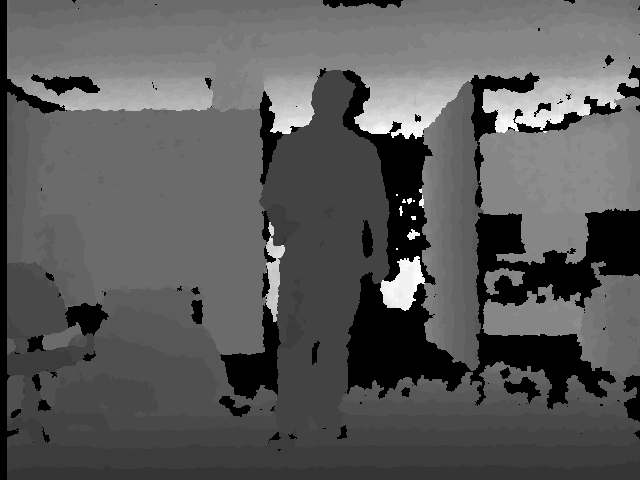
#> input picture task2/data/1.png, 640 x 480 px; its folder holds only this picture in this run
$ python Task2_2D.py
#> lines starting #> are read from the running program, lines starting #| are printed output that depends on the picture
#> further down, image is the input picture: shape (480, 640) uint16; min 0, max 9757, mean 3515.9
import os
import time
import random
import math
from timeit import default_timer as timer
from math import cos, sin, exp

import numpy as np
import cv2
import matplotlib.pyplot as plt
from mpl_toolkits.mplot3d import Axes3D


def camera_transform(image):
    """
    Return transform image for camera
    """
    img = np.zeros((image.shape[0], image.shape[1], 3))
    for y in range(image.shape[0]):
        for x in range(image.shape[1]):
            img[y][x] = np.array([(x - 320) / 575.5 * image[y, x],
                                  (240 - y) / 575.5 * image[y, x],
                                  image[y, x]])
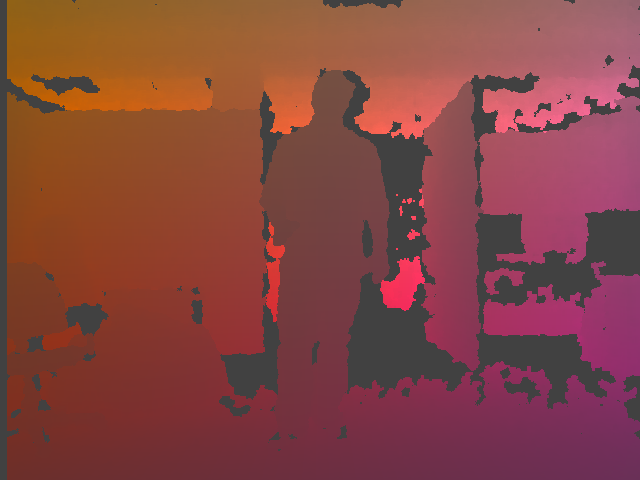
#> img: shape (480, 640, 3) float64; mean of channels 0, 1, 2 13.2, 218.2, 3515.9; drawn with min black and max white
    return img


def get_mb_floor_list(image):
    """
    image[y][x] - it is array of shape 3, where array[0] - real x,
                                                array[1] - real y,
                                                array[2] - real h
    """
    mb_floor_list = dict()

    for x in range(image.shape[1]):
        # image[:, x] - it is one line
        mb_floor_list[x] = list()
        h_ = 0
        for num, h in enumerate(image[::-1, x]):
            if h_ < h[2]:
                h_ = h[2]
                helper = list(h)
                helper.append(image.shape[0]-num)
                mb_floor_list[x].append(helper)
#> after the loop, helper = [3170, 1719.2, 5719, 68]

    return mb_floor_list


def find_two_px_max_line(pxs: list, num_iter: int, max_d: float):

    def get_random_px():
        return random.choice(pxs)

    def get_two_random_px(pxs):
        n1, n2 = random.randint(a=0, b=len(pxs)-1), random.randint(a=0, b=len(pxs)-1)
        while n1 == n2:
            n1, n2 = random.randint(a=0, b=len(pxs)-1), random.randint(a=0, b=len(pxs)-1)
        return pxs[n1], pxs[n2]

    def get_d(points: np.array, px: np.array):
        points, px = np.array(points), np.array(px[1:3])
        points = points[:, 1:3]
        if np.equal(points[0], px).all() or np.equal(points[0], px).all():
            return 0
        else:
            m = points[1] - points[0]
            n = np.array([m[1], -m[0]])
            c = -(n @ points[1])
            return abs(n @ px + c) / (n[0] ** 2 + n[1] ** 2) ** 0.5

    def get_counter_line(points, num_iter):
        iter_ = 0
        counter = 0
        points_set = list()
        while iter_ < num_iter:
            point = get_random_px()
            if max_d > get_d(points=points, px=point):
                counter += 1
                points_set.append(point)
            iter_ += 1
        return points_set, counter

    iter_ = 0
    max_count = 0
    max_points = None
    max_points_set = None
    while iter_ < num_iter:
        points = get_two_random_px(pxs=pxs)
        points_set, count = get_counter_line(points=points, num_iter=len(pxs)//10)
        if count > max_count:
            max_count = count
            max_points = points
            max_points_set = points_set
        iter_ += 1
    return max_points, max_points_set


def find_floor_2d(image):
    floor = list()
    img = camera_transform(image)
    mb_floor_list = get_mb_floor_list(img)
#> mb_floor_list = 640 items
    keys = mb_floor_list.keys()
    for key in keys:
        pxs = mb_floor_list[key]
        if len(pxs) > 1:
            _, max_points_set = find_two_px_max_line(pxs=pxs, num_iter=100, max_d=100)
            floor.append([key, max_points_set])
#> this loop made 640 passes
    return floor


def draw_floor(image, floor):
    img = image.copy()
    for line in floor:
        x, y = line[0], line[1][3]
        img[y][x] = 0
#> this loop made 1 pass
    return img


image_names = os.listdir('data/')

for image_name in image_names:
    image = cv2.imread('data/' + image_name, cv2.IMREAD_UNCHANGED)
    floor = find_floor_2d(image)
#> (the run stopped early here; a loop or call above may not have finished)
